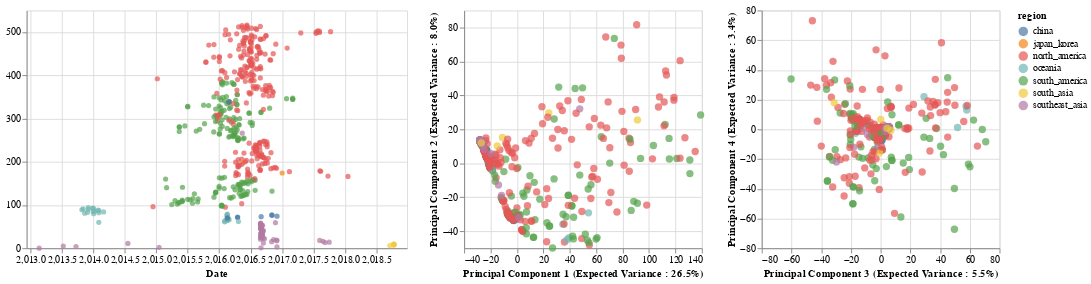

Notebook cell for this chart:
### Code cell
import altair as alt
base = alt.Chart(merged_df)
brush = alt.selection(type='interval', resolve='global')
tree_name = base.mark_circle().encode(
    x=alt.X(
        "date:Q",
        scale=alt.Scale(domain=(node_df["date"].min() - 0.2, node_df["date"].max() + 0.2)),
        title="Date"
    ),
    y=alt.Y(
        "y:Q",
        title=""
    ),
    color=alt.condition(brush, 'region:N', alt.ColorValue('gray')),
    #color="region:N",
    tooltip=["strain:N", "region:N", "date:Q"]
).add_selection(brush).properties(width=400,height=250)

#brush = alt.selection(type='interval', resolve='global')
#link the charts
pc1 = base.mark_circle(size=60).encode(
    x=alt.X('principal component 1',title='Principal Component 1 (Expected Variance : {}%'.format(round(pca.explained_variance_ratio_[0]*100,2)) + ")"),
    y=alt.X('principal component 2',title='Principal Component 2 (Expected Variance : {}%'.format(round(pca.explained_variance_ratio_[1]*100,2)) + ")"),
    color=alt.condition(brush, 'region', alt.ColorValue('gray')),
    tooltip=['strain', 'region']
).add_selection(
    brush
).properties(
    width=250,
    height=250
)
#Make this into a website (view compiled vega -- gives you the javascript -- put that into a HTML script)

pc34 = base.mark_circle(size=60).encode(
    x=alt.X('principal component 3',title='Principal Component 3 (Expected Variance : {}%'.format(round(pca.explained_variance_ratio_[2]*100,2)) + ")"),
    y=alt.X('principal component 4',title='Principal Component 4 (Expected Variance : {}%'.format(round(pca.explained_variance_ratio_[3]*100,2)) + ")"),
    color=alt.condition(brush, 'region', alt.ColorValue('gray')),
    tooltip=['strain', 'region']
).add_selection(
    brush
).properties(
    width=250,
    height=250
)
#make region clickable
tree_name|pc1|pc34

### Figure 1 — Vega-Lite specification as saved in the notebook (floating-point values rounded to 4 significant figures; data arrays with more than 128 entries replaced by an {"elided": "..."} marker saying what was removed)
{"$schema": "https://vega.github.io/schema/vega-lite/v3.3.0.json", "config": {"mark": {"tooltip": null}, "view": {"height": 300, "width": 400}}, "data": {"name": "data-af2ea71cb4cea0f1a31e7bb4f3aca48d"}, "datasets": {"data-af2ea71cb4cea0f1a31e7bb4f3aca48d": {"elided": "517 records"}}, "hconcat": [{"encoding": {"color": {"condition": {"field": "region", "selection": "selector034", "type": "nominal"}, "value": "gray"}, "tooltip": [{"field": "strain", "type": "nominal"}, {"field": "region", "type": "nominal"}, {"field": "date", "type": "quantitative"}], "x": {"field": "date", "scale": {"domain": [2013.0, 2019.0]}, "title": "Date", "type": "quantitative"}, "y": {"field": "y", "title": "", "type": "quantitative"}}, "height": 250, "mark": "circle", "selection": {"selector034": {"resolve": "global", "type": "interval"}}, "width": 400}, {"encoding": {"color": {"condition": {"field": "region", "selection": "selector034", "type": "nominal"}, "value": "gray"}, "tooltip": [{"field": "strain", "type": "nominal"}, {"field": "region", "type": "nominal"}], "x": {"field": "principal component 1", "title": "Principal Component 1 (Expected Variance : 26.5%)", "type": "quantitative"}, "y": {"field": "principal component 2", "title": "Principal Component 2 (Expected Variance : 8.0%)", "type": "quantitative"}}, "height": 250, "mark": {"size": 60, "type": "circle"}, "selection": {"selector034": {"resolve": "global", "type": "interval"}}, "width": 250}, {"encoding": {"color": {"condition": {"field": "region", "selection": "selector034", "type": "nominal"}, "value": "gray"}, "tooltip": [{"field": "strain", "type": "nominal"}, {"field": "region", "type": "nominal"}], "x": {"field": "principal component 3", "title": "Principal Component 3 (Expected Variance : 5.5%)", "type": "quantitative"}, "y": {"field": "principal component 4", "title": "Principal Component 4 (Expected Variance : 3.4%)", "type": "quantitative"}}, "height": 250, "mark": {"size": 60, "type": "circle"}, "selection": {"selector034": {"resolve": "global", "type": "interval"}}, "width": 250}]}
